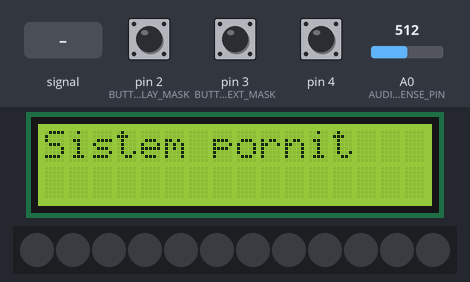
A sketch run on a simulated Arduino Uno, built with avr-gcc and run on an emulated ATmega328P. Shown: 16×2 character LCD, 12 RGB LEDs in strip order, left to right. The test bench sets the inputs (shaded band); at power-on: pin 2 (BUTTON_PLAY_MASK) HIGH, A0 (AUDIO_SENSE_PIN) = 512, pin 4 HIGH, pin 3 (BUTTON_NEXT_MASK) HIGH. Dim RGB values are drawn brighter than linear; storage starts empty; random numbers use the default seed unless the sketch sets one; the audio player accepts every command and is not drawn.

Above: at 1.3 s.
1.4 s: pin 2 (BUTTON_PLAY_MASK) pulled LOW for 0.15 s
At 1.57 s:
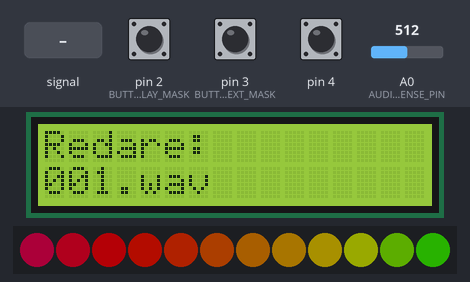
2.1 s: A0 (AUDIO_SENSE_PIN) set to 6
At 2.48 s:
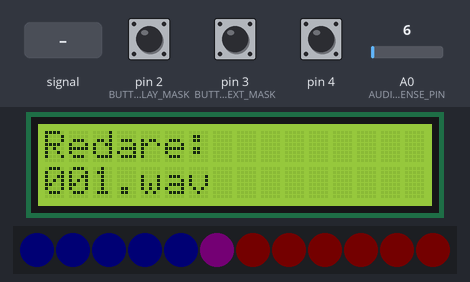
4.7 s: A0 (AUDIO_SENSE_PIN) set to 3
At 5.2 s:
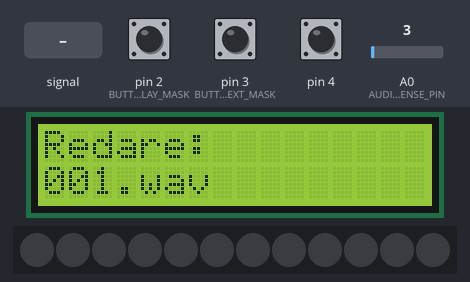
6.2 s: pin 4 pulled LOW for 1 s
At 8.3 s:
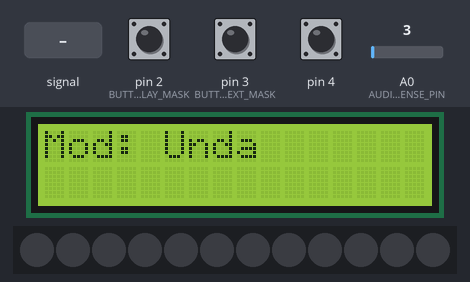
8.7 s: A0 (AUDIO_SENSE_PIN) set to 122
At 8.91 s:
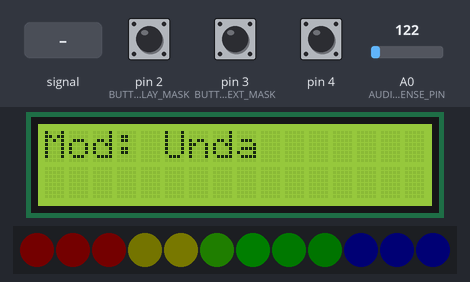
10.6 s: A0 (AUDIO_SENSE_PIN) fed a 200 Hz sine of ±81 counts around its level
At 10.92 s:
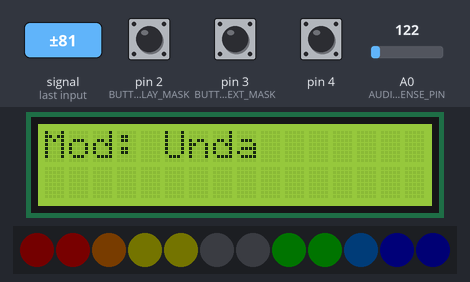
Timing chart, 0 to 13.6 s (numbered marks = the images above; inputs shaded):
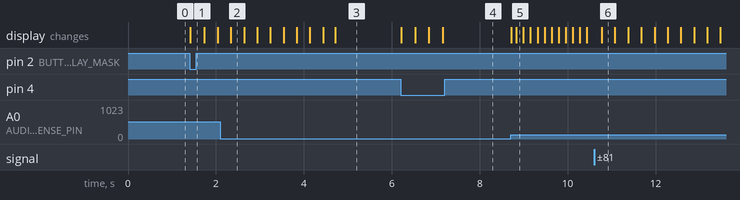

Measured:
- the behaviour switches between 5 and 4 on A0 (AUDIO_SENSE_PIN) (found by bisection; images 2 and 3)
- after the input at 1.4 s, the display: changes at once (image 1)
- after the input at 6.2 s, the display: changes at once (image 4)

The sketch:

cod_final.ino
```cpp
#include <FastLED.h>
#include <SD.h>
#include <SPI.h>
#include <TMRpcm.h>
#include <LiquidCrystal_I2C.h>

LiquidCrystal_I2C lcd(0x27, 16, 2);
// === CONFIG ===
#define SD_CS 10
#define LED_PIN 6
#define NUM_LEDS 12
#define SPEAKER_PIN 9
#define AUDIO_SENSE_PIN A0

#define BUTTON_PLAY_MASK (1 << PD2)
#define BUTTON_NEXT_MASK (1 << PD3)
#define BUTTON_MODE_MASK (1 << PD4)

CRGB leds[NUM_LEDS];
TMRpcm audio;

uint8_t currentMode = 0;
uint8_t currentSongIndex = 0;
bool isPlaying = false;

const char* songs[] = {
  "001.wav", "002.wav", "003.wav", "004.wav", "005.wav", "006.wav", "007.wav"
};
const int numSongs = sizeof(songs) / sizeof(songs[0]);

void lcd_init() {
  lcd.init();
  lcd.backlight();
  lcd.clear();
}

void lcd_set_cursor(uint8_t col, uint8_t row) {
  lcd.setCursor(col, row);
}

void lcd_print(const char* str) {
  lcd.print(str);
}
// === BUTTONS via GPIO (PD2, PD3, PD4) ===
void initButtons() {
  DDRD &= ~(BUTTON_PLAY_MASK | BUTTON_NEXT_MASK | BUTTON_MODE_MASK); // input
  PORTD |= BUTTON_PLAY_MASK | BUTTON_NEXT_MASK | BUTTON_MODE_MASK;   // pull-up
}

bool buttonPressed(uint8_t mask) {
  return !(PIND & mask); // LOW = pressed
}

// === INIT ===
void setup() {
  Serial.begin(9600);
  initButtons();
  lcd_init();
  lcd_set_cursor(0, 0); lcd_print("Sistem pornit");
  FastLED.addLeds<WS2812, LED_PIN, GRB>(leds, NUM_LEDS);
  FastLED.clear(); FastLED.show();
  pinMode(AUDIO_SENSE_PIN, INPUT);

  // === SPI Init manual ===
  DDRB |= (1 << PB3) | (1 << PB5); // MOSI, SCK output
  DDRB &= ~(1 << PB4);             // MISO input
  SPCR = (1 << SPE) | (1 << MSTR) | (1 << SPR0); // enable SPI, master, fosc/16

  if (!SD.begin(SD_CS)) {
    lcd.clear(); lcd.print("Eroare SD card");
    while (true);
  }

  audio.speakerPin = SPEAKER_PIN;
  audio.setVolume(5);
  audio.quality(1);
}

// === MAIN LOOP ===
void loop() {
  static uint32_t lastDebounce = 0;
  if (millis() - lastDebounce > 300) {
    if (buttonPressed(BUTTON_PLAY_MASK)) {
      if (!isPlaying) playAudio();
      else stopAudio();
      lastDebounce = millis();
    }
    if (buttonPressed(BUTTON_NEXT_MASK)) {
      selectNextSong();
      lastDebounce = millis();
    }
    if (buttonPressed(BUTTON_MODE_MASK)) {
      currentMode = (currentMode + 1) % 3;
      lcd.clear();
      lcd.setCursor(0, 0);
      if (currentMode == 0) lcd.print("Mod: Energic");
      if (currentMode == 1) lcd.print("Mod: Unda");
      if (currentMode == 2) lcd.print("Mod: Disco");
      lastDebounce = millis();
    }
  }

  if (isPlaying) updateLEDEffects();
}

// === AUDIO ===
void playAudio() {
  lcd.clear();
  lcd.setCursor(0, 0); lcd.print("Redare:");
  lcd.setCursor(0, 1); lcd.print(songs[currentSongIndex]);
  audio.play(songs[currentSongIndex]);
  isPlaying = true;
}

void stopAudio() {
  audio.stopPlayback();
  isPlaying = false;
}

void selectNextSong() {
  stopAudio();
  currentSongIndex = (currentSongIndex + 1) % numSongs;
  playAudio();
}

// === LED EFFECTS ===
void updateLEDEffects() {
  static uint8_t pos = 0;
  static uint32_t lastUpdate = 0;
  static uint8_t discoColor = 0;
  static uint32_t lastDiscoChange = 0;

  if (millis() - lastUpdate < 20) return;
  lastUpdate = millis();

  int audioLevel = analogRead(AUDIO_SENSE_PIN);
  int intensity = map(audioLevel, 0, 1023, 0, 255);
  intensity = constrain(intensity, 0, 200);

  switch (currentMode) {
    case 0: {
      uint8_t hueBase = random(0, 255);
      for (int i = 0; i < NUM_LEDS; i++) {
        leds[i] = CHSV(hueBase + i * 10, 240, intensity);
      }
      break;
    }
    case 1: {
      for (int i = 0; i < NUM_LEDS; i++) {
        uint8_t wave = sin8(i * 32 + pos * 4);
        uint8_t brightness = (wave * intensity) / 255;
        leds[i] = CHSV(i * 16, 220, brightness);
      }
      pos++;
      break;
    }
    case 2: {
      if (millis() - lastDiscoChange > 150) {
        FastLED.clear();
        discoColor += 30;
        int count = map(intensity, 50, 200, 3, 6);
        count = constrain(count, 2, NUM_LEDS);
        for (int i = 0; i < count; i++) {
          int index = random(NUM_LEDS);
          leds[index] = CHSV(discoColor + i * 10, 230, intensity);
        }
        lastDiscoChange = millis();
      }
      break;
    }
  }

  FastLED.show();
}
```
